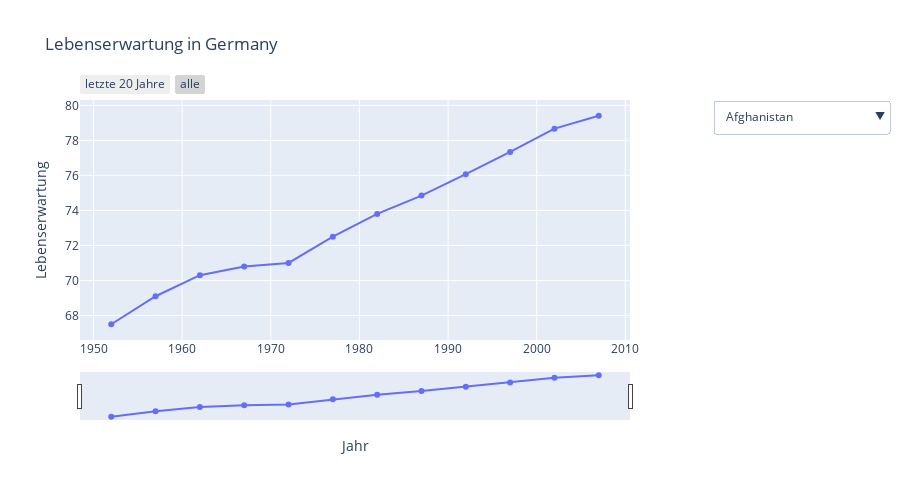

The cell this chart's notebook holds for it:
### Markdown cell above
## Bonus 1 - Slider und Filter kombinieren

### Code cell
import pandas as pd
import plotly.graph_objects as go
import plotly.express as px
from gapminder import gapminder

# ----------------------------
# Daten laden & vorbereiten
# ----------------------------
df = gapminder.copy()
df["year_date"] = pd.to_datetime(df["year"], format="%Y")

countries = sorted(df["country"].unique())

# ----------------------------
# Figure initialisieren
# Startland = erstes Land in der Liste
# ----------------------------
start_country = "Germany"
df_start = df[df["country"] == start_country].sort_values("year")

fig = go.Figure()

# 1 Trace – wird später per Dropdown aktualisiert
fig.add_trace(
    go.Scatter(
        x=df_start["year_date"],
        y=df_start["lifeExp"],
        mode="lines+markers",
        name=start_country
    )
)

# ----------------------------
# Dropdown-Menü für Länder
# ----------------------------
dropdown_buttons = []

for country in countries:
    df_c = df[df["country"] == country].sort_values("year")

    dropdown_buttons.append(
        dict(
            label=country,
            method="update",
            args=[
                {
                    "x": [df_c["year_date"]],
                    "y": [df_c["lifeExp"]],
                    "name": country,
                    "hovertemplate": "Jahr: %{x|%Y}<br>Lebenserwartung: %{y}<extra></extra>"
                },
                {
                    "title": f"Lebenserwartung in {country}"
                }
            ]
        )
    )

# ----------------------------
# Layout + Slider + Selector
# ----------------------------
fig.update_layout(
    title=f"Lebenserwartung in {start_country}",
    xaxis=dict(
        rangeselector=dict(
            buttons=list([
                dict(count=20, label="letzte 20 Jahre",
                     step="year", stepmode="backward"),
                dict(step="all", label="alle")
            ])
        ),
        rangeslider=dict(visible=True),
        type="date"
    ),
    updatemenus=[
        dict(
            type="dropdown",
            buttons=dropdown_buttons,
            x=1.15,
            y=1.0,
            xanchor="left",
            yanchor="top"
        )
    ],
    xaxis_title="Jahr",
    yaxis_title="Lebenserwartung",
    height=500
)

fig.show()
